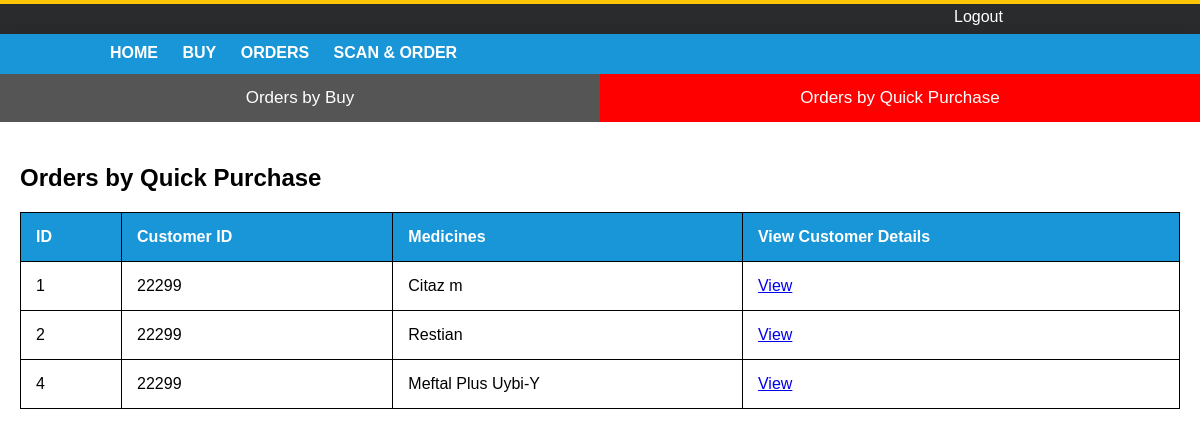
The app's page /Orders.php (signed in) with its own data.
### tables this page shows
CREATE TABLE `quickorder` (
  `id` int(11) NOT NULL,
  `cid` varchar(50) NOT NULL,
  `msg` varchar(50) NOT NULL
);

### Orders.php (the view, shortened to what this page needs)
<?php
$servername = "localhost";
$username = "root";
$password = "";
$dbname = "drugdatabase";
$conn = new mysqli($servername, $username, $password, $dbname);
$gid = isset($_SESSION['currentuser']) ? $_SESSION['currentuser'] : null;
$guid = $_SESSION['currentuser'];
?>
<!DOCTYPE html>
<html lang="en">
<head>
    <link rel="stylesheet" href="css/Orders.css">
</head>
<body>
<div class="main">
    <div class="topbar2">
        <div class="container1">
            <div class="logout-btn">
                <a href="Logout.php">Logout</a>
            </div>
        </div>
    </div>
    <div class="header">
        <div class="container2">
            <div class="navbar">
                <a href="Homepage.php?id=<?= urlencode($guid) ?>">HOME</a>
                <a href="Buy.php?id=<?= urlencode($guid) ?>">BUY</a>
                <a href="Orders.php?id=<?= urlencode($guid) ?>">ORDERS</a>
                <a href="scan.php?id=<?= urlencode($guid) ?>">SCAN & ORDER</a>
            </div>
        </div>
    </div>
</div>
<button class="tablink" onclick="openPage('OrdersByBuy', this, 'red')">Orders by Buy</button>
<button class="tablink" onclick="openPage('Orders2', this, 'red')" id="defaultOpen">Orders by Quick Purchase</button>
<div id="Orders2" class="tabcontent" style="margin-top:90px;">
    <h2>Orders by Quick Purchase</h2>
    <table border="1">
        <tr>
            <th>ID</th>
            <th>Customer ID</th>
            <th>Medicines</th>
            <th>View Customer Details</th>
        </tr>
        <?php
        $sql = "SELECT * FROM quickorder WHERE cid = ?";
        $stmt = $conn->prepare($sql);
        $stmt->bind_param("s", $gid);
        $stmt->execute();
        $quickOrdersResult = $stmt->get_result();
        while ($quickOrder = $quickOrdersResult->fetch_assoc()): ?>
            <tr>
                <td><?php echo htmlspecialchars($quickOrder['id']); ?></td>
                <td><?php echo isset($quickOrder['cid']) ? htmlspecialchars($quickOrder['cid']) : "N/A"; ?></td>
                <td><?php echo htmlspecialchars($quickOrder['msg']); ?></td>
                <td><a href="cinf1.php?sid=<?php echo htmlspecialchars($quickOrder['cid']); ?>">View</a></td>
            </tr>
        <?php endwhile;
        ?>
    </table>
</div>
</body>
</html>

### css/Orders.css (style rules this page uses)
body { margin: 0; padding: 0; font-family: sans-serif; background-image: url("bg.png"); background-repeat: no-repeat; }
.main { margin: 0 auto; width: 100%; height: auto; }
.topbar2 { width: 100%; height: 30px; background-color: #2a2b2c; }
.container1 { width: 1000px; height: 30px; background-color: transparent; margin: 0 auto; }
.container2 { width: 1000px; height: 30px; background-color: transparent; margin: 0 auto; }
.logout-btn { width: 150px; height: 30px; float: right; }
.logout-btn a { display: block; color: white; text-decoration: none; padding: 4px; }
.header { width: 100%; height: 40px; float: left; background-color:#1996d7; box-shadow: 0 0, 0 6px 20px 0 rgba(0, 0, 0, .14); }
.navbar { width: 700px; float: left; text-align: left; padding-top:10px; padding-bottom: 10px; }
.navbar a { display: inline-block; color: white; text-decoration:none; padding: 0 10px; font-weight:bold; }
table { width: 100%; border-collapse: collapse; border: 1px solid black; }
th { border: 1px solid black; padding: 15px; text-align: left; background-color: #1996d7; color: white; }

### Orders.php (style rules this page uses)
body, html { height: 100%; margin: 0; font-family: Arial; }
.tablink { background-color: #555; color: white; float: left; border: none; outline: none; cursor: pointer; padding: 14px 16px; font-size: 17px; width: 50%; }
.tabcontent { display: none; padding: 20px; }

### records on screen
quickorder: id "1", cid "22299", msg "Citaz m"
quickorder: id "2", cid "22299", msg "Restian"
quickorder: id "4", cid "22299", msg "Meftal Plus Uybi-Y"
